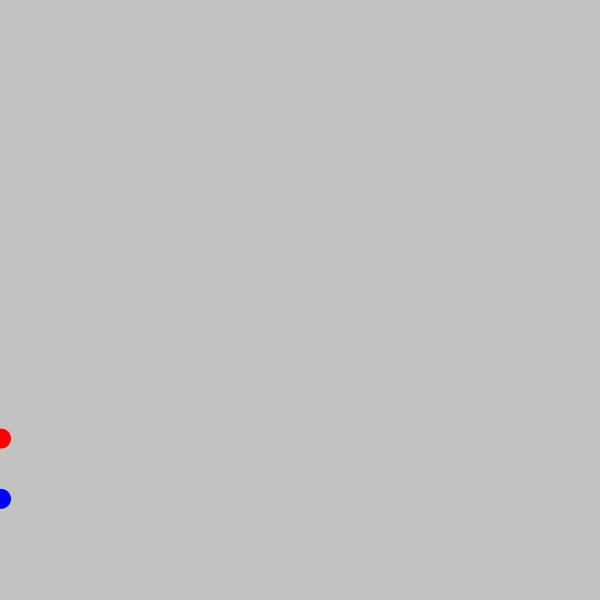
Frame 1 (no input)
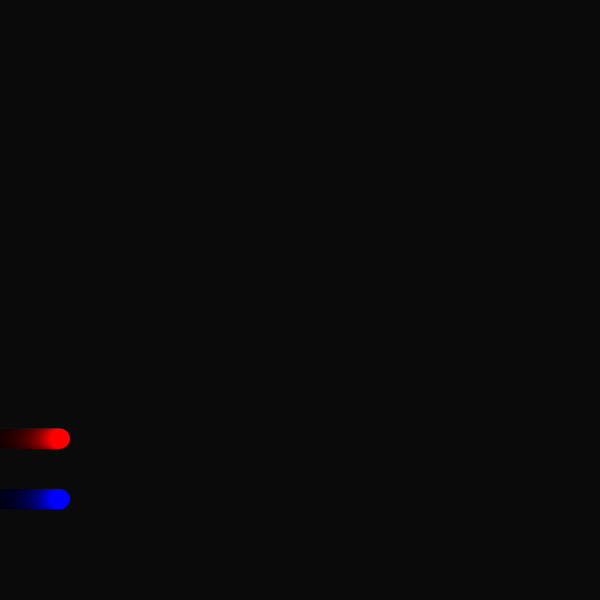
Frame 60 (the mouse pressed at the canvas centre just before this capture)
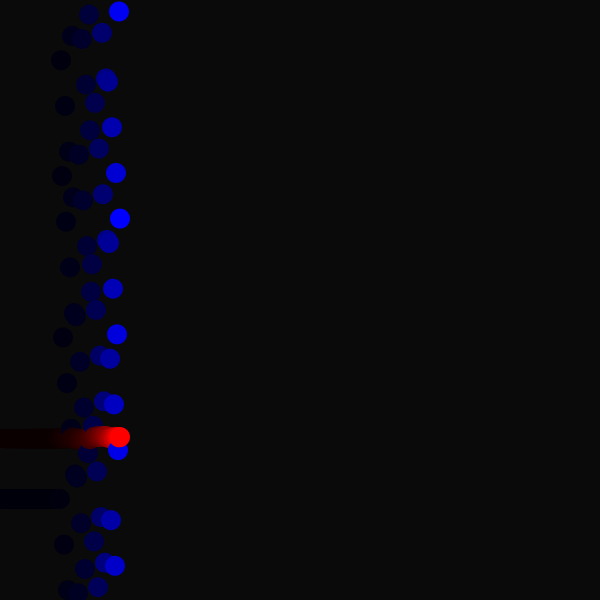
Frame 120 (the mouse held since frame 60 and released just before this capture)

The Processing sketch that drew these frames (run headless with seeded random() and noise(); from frame 60 on, the mouse is pressed at the canvas centre):

// Processing sketch: Exercise30_01
// ── Exercise30_01.pde
float y;
int x;
float y2;
int C;

void setup() { 
  size(600,600);
  
}

void draw() {
  noStroke();
  fill(0,12);
  rect(0,0,width,height);
  x = x + 1;
  if (mousePressed) {
    C += 1;
  }
  randomSeed(C);
  y = random(0, height);
  
  y2 = random(0, height);
  fill(255,0,0);
  ellipse(x, y, 20, 20);
  fill(0,0,255);
  ellipse(x,y2, 20, 20);
  if (x > width) {
    x = 0;
  }
}
